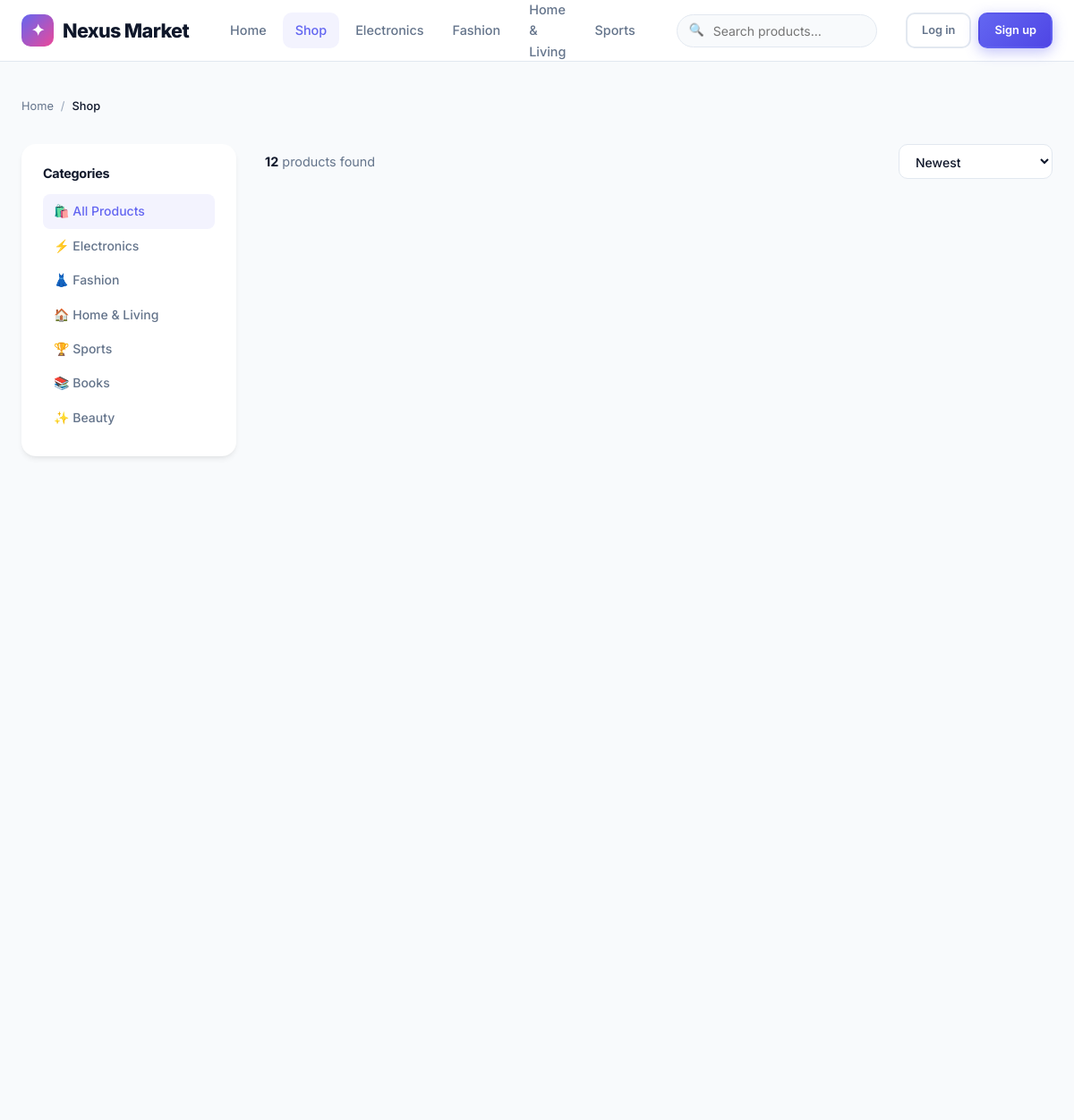
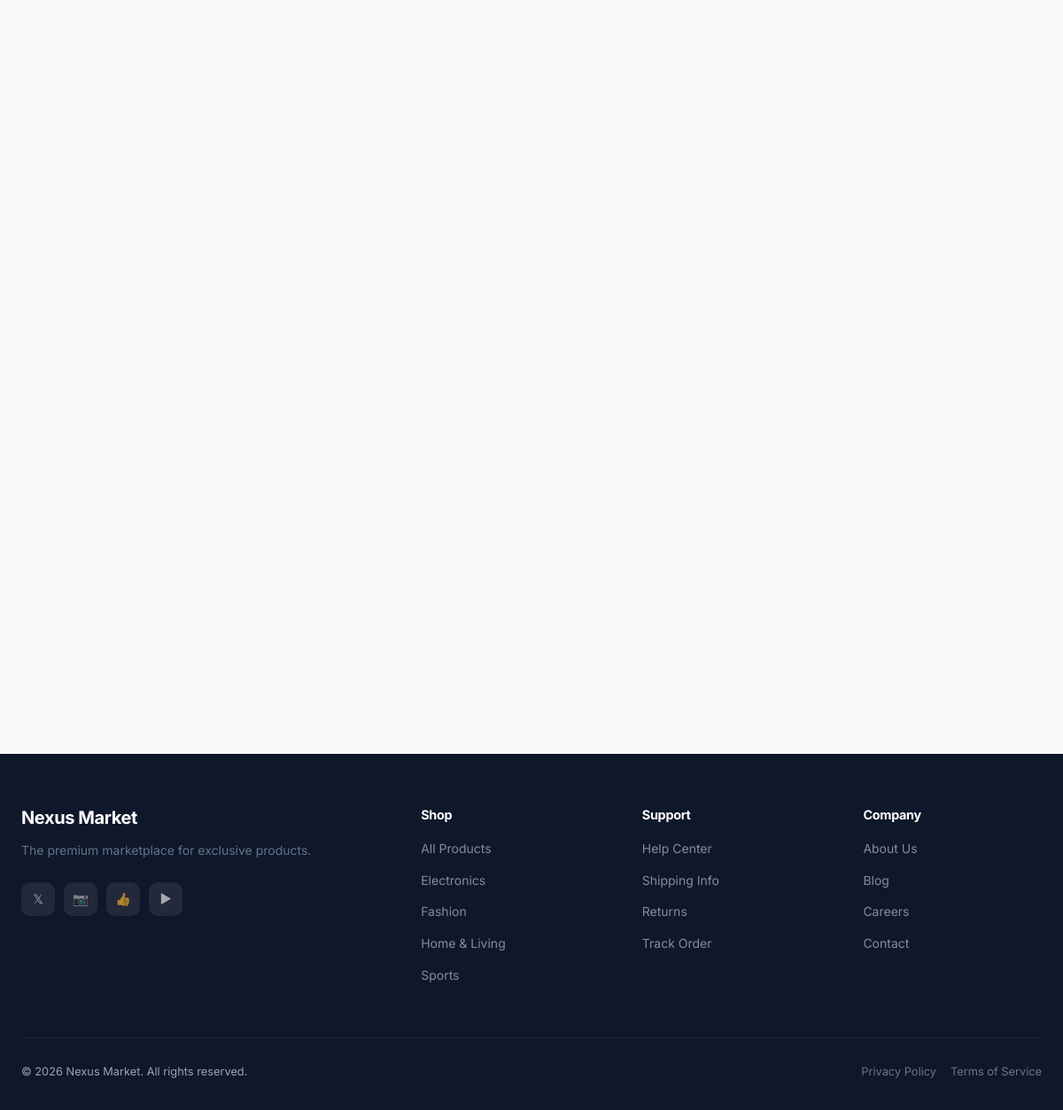
Page /shop on the committed database (2 pictures, top to bottom).
### app.py (models this page shows)
class SiteSettings(db.Model):
    __tablename__ = 'site_settings'
    id = db.Column(db.Integer, primary_key=True)
    key = db.Column(db.String(100), unique=True, nullable=False)
    value = db.Column(db.Text, default='')

class Category(db.Model):
    __tablename__ = 'categories'
    id = db.Column(db.Integer, primary_key=True)
    name = db.Column(db.String(80), unique=True, nullable=False)
    slug = db.Column(db.String(80), unique=True, nullable=False)
    icon = db.Column(db.String(50), default='📦')
    products = db.relationship('Product', backref='category', lazy=True)

### app.py (the view)
@app.route('/shop')
def shop():
    q = request.args.get('q', '')
    cat_slug = request.args.get('category', '')
    sort = request.args.get('sort', 'newest')
    query = Product.query
    if q:
        query = query.filter(Product.name.ilike(f'%{q}%'))
    if cat_slug:
        cat = Category.query.filter_by(slug=cat_slug).first()
        if cat:
            query = query.filter_by(category_id=cat.id)
    if sort == 'price_asc':
        query = query.order_by(Product.price.asc())
    elif sort == 'price_desc':
        query = query.order_by(Product.price.desc())
    elif sort == 'rating':
        query = query.order_by(Product.rating.desc())
    else:
        query = query.order_by(Product.created_at.desc())
    products = query.all()
    active_cat = cat_slug
    return render_template('shop/shop.html', products=products, q=q,
                           active_cat=active_cat, sort=sort)

### app.py (called while the page is built)
@app.context_processor
def inject_globals():
    settings = {s.key: s.value for s in SiteSettings.query.all()}
    categories = Category.query.all()
    return dict(settings=settings, all_categories=categories)

    @property
    def discount_pct(self):
        if self.original_price and self.original_price > self.price:
            return int((1 - self.price / self.original_price) * 100)
        return 0

    @property
    def in_stock(self):
        return self.stock > 0

### templates/shop/shop.html (shortened to what this page needs)
{% extends "base.html" %}
{% block content %}
<div class="container" style="padding-top:40px;padding-bottom:80px;">
  <div class="breadcrumb">
    <a href="{{ url_for('index') }}">Home</a> /
    <span>Shop</span>
  </div>
  <div class="shop-layout">
    <aside class="shop-sidebar">
      <div class="filter-group">
        <h4>Categories</h4>
        <a href="{{ url_for('shop', q=q, sort=sort) }}" class="filter-option {{ 'active' if not active_cat }}">
          🛍️ All Products
        </a>
        {% for cat in all_categories %}
          <a href="{{ url_for('shop', category=cat.slug, q=q, sort=sort) }}"
             class="filter-option {{ 'active' if active_cat == cat.slug }}">
            {{ cat.icon }} {{ cat.name }}
          </a>
        {% endfor %}
      </div>
    </aside>
    <div>
      <div class="shop-header">
        <div class="result-count">
          <strong>{{ products|length }}</strong> product{{ 's' if products|length != 1 }} found
        </div>
        <form method="get" id="sort-form">
          <select name="sort" class="sort-select" onchange="document.getElementById('sort-form').submit()">
            <option value="newest" {{ 'selected' if sort == 'newest' }}>Newest</option>
          </select>
        </form>
      </div>
      {% if products %}
        <div class="products-grid">
        </div>
      {% endif %}
    </div>
  </div>
</div>
{% endblock %}

### templates/base.html (shortened to what this page needs)
<!DOCTYPE html>
<html lang="en">
<head>
  <link rel="stylesheet" href="{{ url_for('static', filename='css/style.css') }}" />
</head>
<body>
<nav class="navbar">
  <div class="container">
    <div class="nav-inner">
      <a href="{{ url_for('index') }}" class="nav-logo">
        {% if settings.get('logo_url') %}
          <img src="{{ settings['logo_url'] }}" alt="Logo" style="height:36px;border-radius:8px;">
        {% else %}
          <div class="logo-icon">✦</div>
        {% endif %}
        {{ settings.get('site_name', 'Nexus Market') }}
      </a>
      <div class="nav-links">
        <a href="{{ url_for('index') }}" class="{{ 'active' if request.endpoint == 'index' }}">Home</a>
        <a href="{{ url_for('shop') }}" class="{{ 'active' if request.endpoint == 'shop' }}">Shop</a>
        {% for cat in all_categories[:4] %}
          <a href="{{ url_for('shop', category=cat.slug) }}">{{ cat.name }}</a>
        {% endfor %}
      </div>
      <form class="nav-search" action="{{ url_for('shop') }}" method="get">
        <span class="search-icon">🔍</span>
        <input type="search" name="q" placeholder="Search products…" value="{{ request.args.get('q', '') }}" />
      </form>
      <div class="nav-actions">
        {% if current_user.is_authenticated %}
          <div class="dropdown">
            <div class="nav-avatar">{{ current_user.username[0].upper() }}</div>
            <div class="dropdown-menu">
              <a href="#">👤 {{ current_user.username }}</a>
              <div class="dropdown-divider"></div>
              {% if current_user.is_admin %}
                <a href="{{ url_for('admin_dashboard') }}">⚙️ Admin Panel</a>
              {% endif %}
              <a href="{{ url_for('logout') }}">🚪 Logout</a>
            </div>
          </div>
        {% else %}
          <a href="{{ url_for('login') }}" class="btn btn-ghost btn-sm">Log in</a>
          <a href="{{ url_for('register') }}" class="btn btn-primary btn-sm">Sign up</a>
        {% endif %}
      </div>
    </div>
  </div>
</nav>
<main>
  {% block content %}{% endblock %}
</main>
<footer class="footer">
  <div class="container">
    <div class="footer-grid">
      <div class="footer-brand">
        <h3>{{ settings.get('site_name', 'Nexus Market') }}</h3>
        <p>{{ settings.get('site_description', 'The premium marketplace for exclusive products.') }}</p>
        <div class="footer-socials">
          <a href="#" class="social-btn" title="Twitter">𝕏</a>
          <a href="#" class="social-btn" title="Instagram">📷</a>
          <a href="#" class="social-btn" title="Facebook">👍</a>
          <a href="#" class="social-btn" title="YouTube">▶</a>
        </div>
      </div>
      <div class="footer-col">
        <h4>Shop</h4>
        <ul>
          <li><a href="{{ url_for('shop') }}">All Products</a></li>
          {% for cat in all_categories[:4] %}
            <li><a href="{{ url_for('shop', category=cat.slug) }}">{{ cat.name }}</a></li>
          {% endfor %}
        </ul>
      </div>
      <div class="footer-col">
        <h4>Support</h4>
        <ul>
          <li><a href="#">Help Center</a></li>
          <li><a href="#">Shipping Info</a></li>
          <li><a href="#">Returns</a></li>
          <li><a href="#">Track Order</a></li>
        </ul>
      </div>
      <div class="footer-col">
        <h4>Company</h4>
        <ul>
          <li><a href="#">About Us</a></li>
          <li><a href="#">Blog</a></li>
          <li><a href="#">Careers</a></li>
          <li><a href="#">Contact</a></li>
        </ul>
      </div>
    </div>
    <div class="footer-bottom">
      <span>{{ settings.get('footer_text', '© 2026 Nexus Market. All rights reserved.') }}</span>
      <div style="display:flex;gap:16px;">
        <a href="#" style="color:rgba(255,255,255,.4)">Privacy Policy</a>
        <a href="#" style="color:rgba(255,255,255,.4)">Terms of Service</a>
      </div>
    </div>
  </div>
</footer>
</body>
</html>

### rows in the picture
SiteSettings: get "Nexus Market"
Category: name "Electronics", icon "⚡"
Category: name "Fashion", icon "👗"
Category: name "Home & Living", icon "🏠"
Category: name "Sports", icon "🏆"
Category: icon "📚", name "Books"
Category: icon "✨", name "Beauty"
SiteSettings: get "The premium marketplace for exclusive products."
SiteSettings: get "© 2026 Nexus Market. All rights reserved."

### other values in the picture
{{ products|length }} "12"
{{ 's' if products|length != 1 }} "s"
